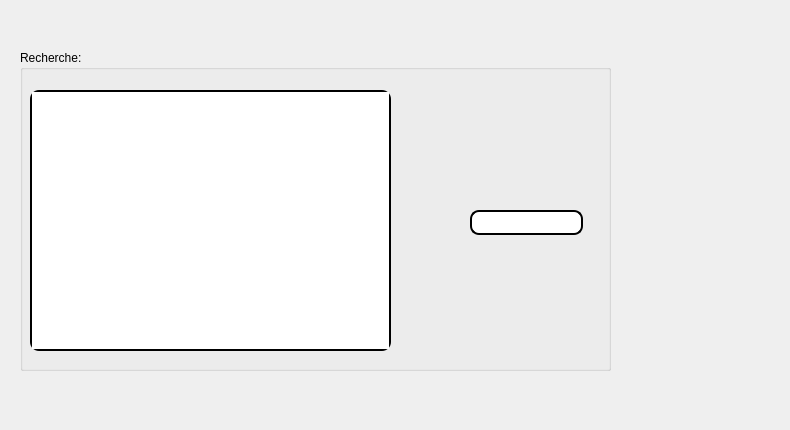
      <widget class="QWidget" name="tab_7">
       <attribute name="title">
        <string>Rehcerche</string>
       </attribute>
       <widget class="QGroupBox" name="groupBox">
        <property name="geometry">
         <rect>
          <x>20</x>
          <y>50</y>
          <width>591</width>
          <height>321</height>
         </rect>
        </property>
        <property name="title">
         <string>Recherche:</string>
        </property>
        <widget class="QTableView" name="rech">
         <property name="geometry">
          <rect>
           <x>10</x>
           <y>40</y>
           <width>361</width>
           <height>261</height>
          </rect>
         </property>
         <property name="styleSheet">
          <string notr="true">QTableView
{
border-radius:9px;
border: 2px solid #000000;
background: qradialgradient(cx: 0.3, cy: -0.4,
fx: 0.0, fy: -0.0,
radius: 1.89, stop: 0 #ffffff, stop: 1 #999);
}</string>
         </property>
        </widget>
        <widget class="QLineEdit" name="l_r">
         <property name="geometry">
          <rect>
           <x>450</x>
           <y>160</y>
           <width>113</width>
           <height>25</height>
          </rect>
         </property>
         <property name="styleSheet">
          <string notr="true">QLineEdit
{
border-radius:9px;
border: 2px solid #000000;
background: qradialgradient(cx: 0.3, cy: -0.4,
fx: 0.0, fy: -0.0,
radius: 1.89, stop: 0 #ffffff, stop: 1 #999);
}
</string>
         </property>
        </widget>
       </widget>
       <widget class="QLabel" name="background_5">
        <property name="geometry">
         <rect>
          <x>0</x>
          <y>0</y>
          <width>781</width>
          <height>421</height>
         </rect>
        </property>
        <property name="text">
         <string/>
        </property>
        <property name="pixmap">
         <pixmap>../backgroung qt1.jpg</pixmap>
        </property>
       </widget>
       <widget class="QLabel" name="background_9">
        <property name="geometry">
         <rect>
          <x>0</x>
          <y>0</y>
          <width>781</width>
          <height>421</height>
         </rect>
        </property>
        <property name="text">
         <string/>
        </property>
        <property name="pixmap">
         <pixmap>../ground.jpg</pixmap>
        </property>
       </widget>
       <zorder>background_9</zorder>
       <zorder>background_5</zorder>
       <zorder>groupBox</zorder>
      </widget>
